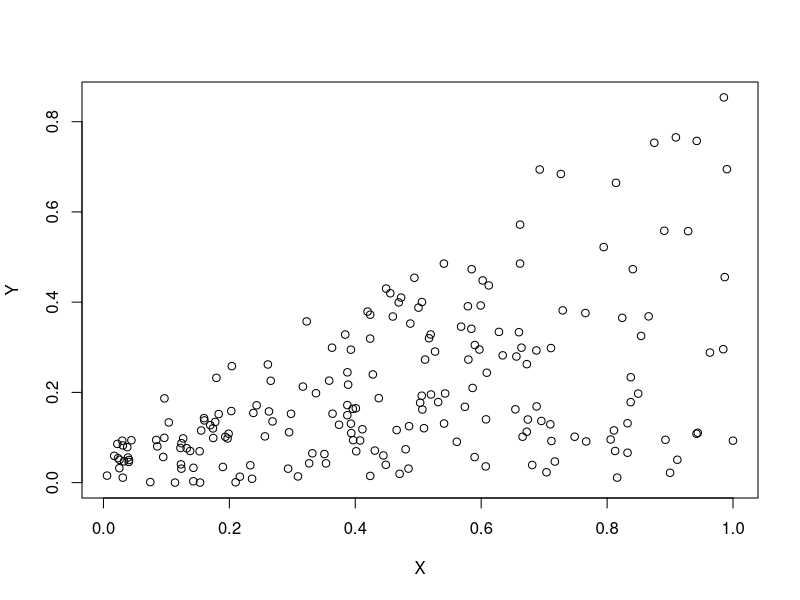
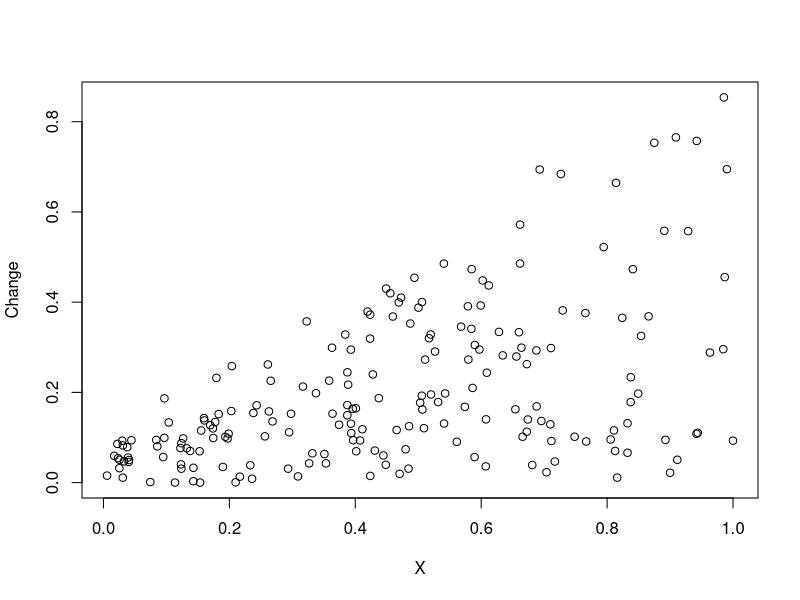
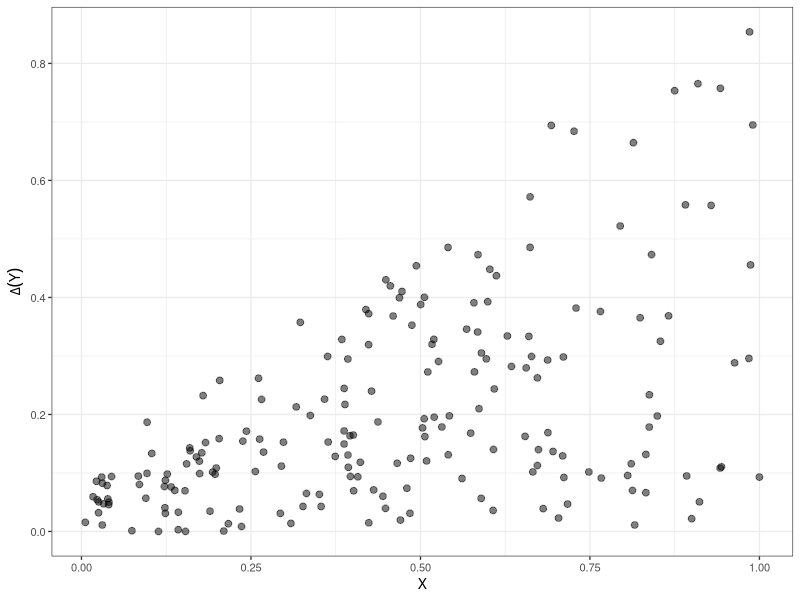
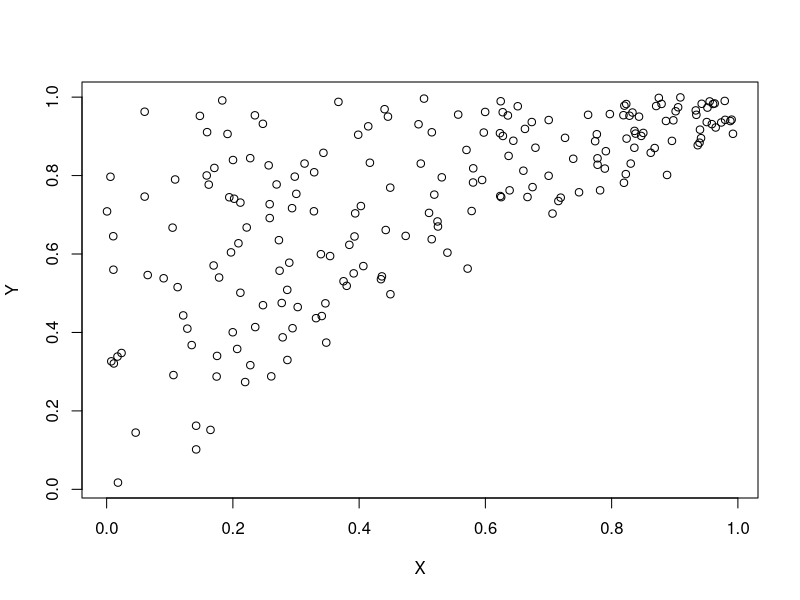
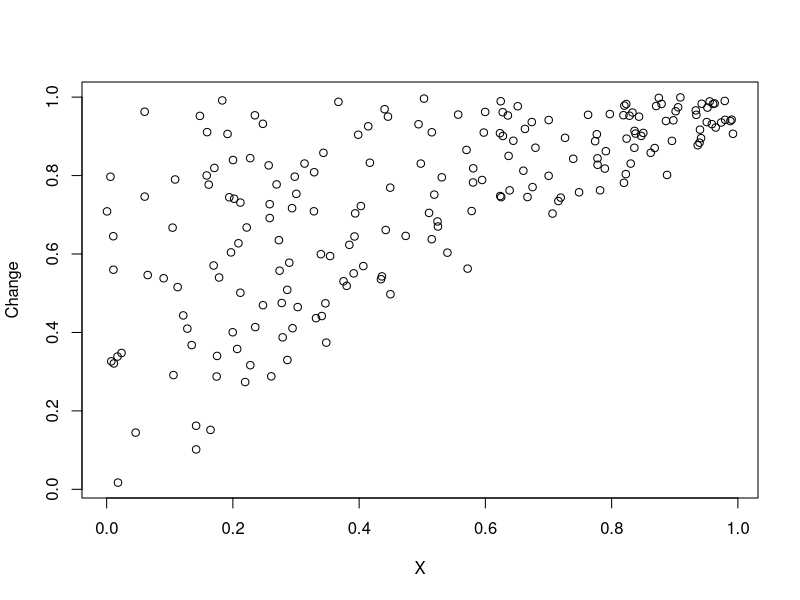
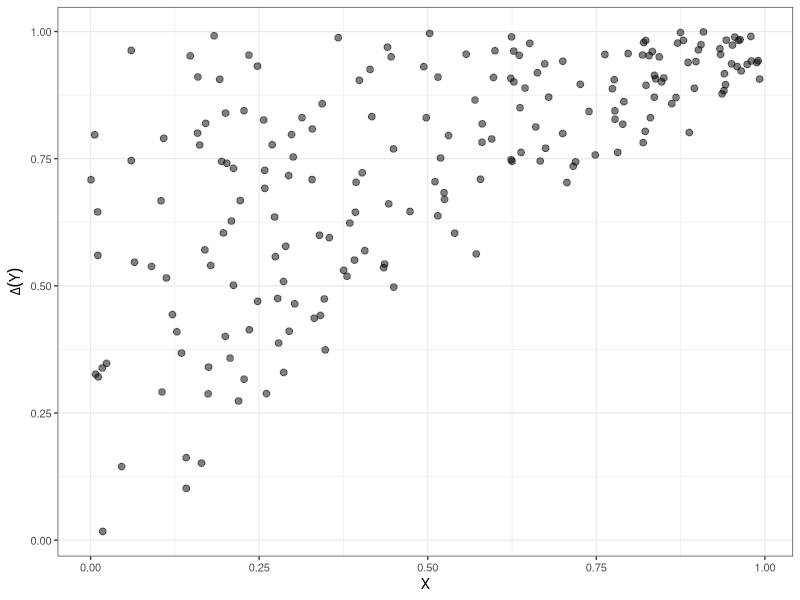
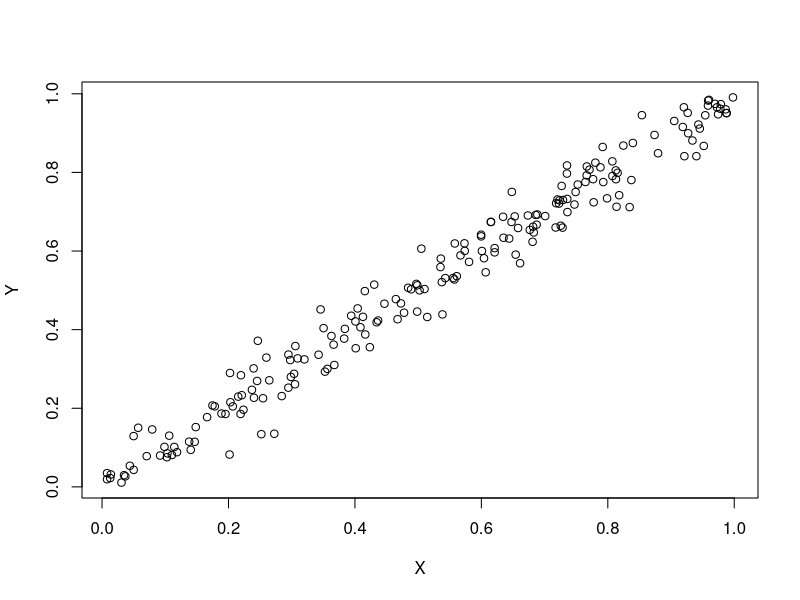
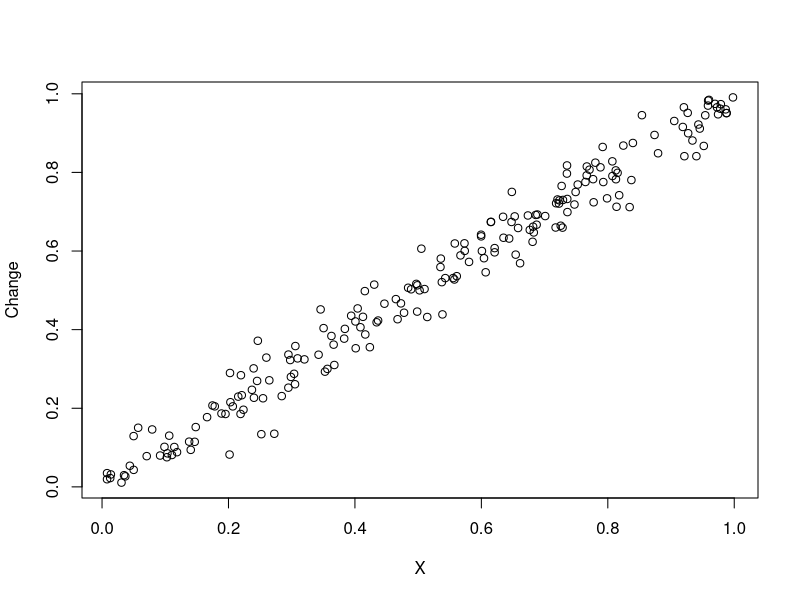

Write R code to recreate these figures, in order.
library(ggplot2)
library(viridis)
library(ggpubr)

theme_set(theme_bw(base_size = 10,
                   base_family = "sans"))



rnormt <- function(n, range, mu, s) {
  
  # range is a vector of two values
  
  F.a <- pnorm(min(range), mean = mu, sd = s)
  F.b <- pnorm(max(range), mean = mu, sd = s)
  
  u <- runif(n, min = F.a, max = F.b)
  
  qnorm(u, mean = mu, sd = s)
  
}

## Necessary condition


n <- 200

pre <- rep(0, n)

pre

X <- runif(n, 0, 1)

# Y <- pre + 1*X * rbinom(n, 1, 0.5)
# Change <- Y - pre

Y <- pre + runif(n, 0, X)

noise <- sapply(Y, function(y) rnormt(1, c(-y,1-y), 0, 0.05))
Y <- Y + noise

plot(X, Y)

Change <- Y - pre
plot(X, Change)

mydata_a <- data.frame(pre = pre, X = X, post = Y, delta = Change)
p_a <- mydata_a |> 
  ggplot(aes(x = X, y = delta)) + 
  geom_point(size=2, alpha=0.5) +
  # geom_smooth(method = "lm", se = FALSE) +
  # geom_density_2d(alpha = 0.5) +
  # geom_boxplot(aes(group= cut_width(X,0.2)), outlier.shape=NA, varwidth=TRUE,fill="grey", alpha=0.5) +
  labs(x = "X", y = expression(Delta(Y))) +
  scale_color_viridis(discrete = TRUE, begin=0.1, end=0.7, option="inferno") +
  scale_fill_viridis(discrete = TRUE, begin=0.1, end=0.7, option="inferno") +
  guides(shape = guide_legend(override.aes = list(alpha= 1)))

p_a



## Sufficient condition

n <- 200

pre <- 0

pre

X <- runif(n, 0, 1)

Y <- runif(n, X, 1)
noise <- sapply(Y, function(y) rnormt(1, c(-y,1-y), 0, 0.05))
Y <- Y + noise

plot(X,Y)
  # rbinom(n, 1, 0.5)
Change <- Y - pre

plot(X, Change)

mydata_b <- data.frame(pre = pre, X = X, post = Y, delta = Change)
p_b <- mydata_b |> 
  ggplot(aes(x = X, y = delta)) + 
  geom_point(size=2, alpha=0.5) +
  # geom_smooth(method = "lm", se = FALSE) +
  # geom_density_2d(alpha = 0.5) +
  # geom_boxplot(aes(group= cut_width(X,0.2)), outlier.shape=NA, varwidth=TRUE,fill="grey", alpha=0.5) +
  labs(x = "X", y = expression(Delta(Y))) +
  scale_color_viridis(discrete = TRUE, begin=0.1, end=0.7, option="inferno") +
  scale_fill_viridis(discrete = TRUE, begin=0.1, end=0.7, option="inferno") +
  guides(shape = guide_legend(override.aes = list(alpha= 1)))

p_b


## necessary & sufficient

n <- 200

pre <- 0

pre

X <- runif(n, 0, 1)

Y <- X
noise <- sapply(Y, function(y) rnormt(1, c(-y,1-y), 0, 0.05))
Y <- Y + noise

plot(X,Y)
# rbinom(n, 1, 0.5)
Change <- Y - pre

plot(X, Change)

mydata_c <- data.frame(pre = pre, X = X, post = Y, delta = Change)
p_c <- ggplot(data = mydata_c, aes(x = X, y = delta)) + 
  geom_point(size=2, alpha=0.5) +
  # geom_smooth(method = "lm", se = FALSE) +
  # geom_density_2d(alpha = 0.5) +
  # geom_boxplot(aes(group= cut_width(X,0.2)), outlier.shape=NA, varwidth=TRUE,fill="grey", alpha=0.5) +
  labs(x = "X", y = expression(Delta(Y))) +
  scale_color_viridis(discrete = TRUE, begin=0.1, end=0.7, option="inferno") +
  scale_fill_viridis(discrete = TRUE, begin=0.1, end=0.7, option="inferno") +
  guides(shape = guide_legend(override.aes = list(alpha= 1)))

p_c


## neither

n <- 200

pre <- 0

pre

X <- runif(n, 0, 1)
Z <- runif(n, 0, 1)

Y <- Z
noise <- sapply(Y, function(y) rnormt(1, c(-y,1-y), 0, 0.05))
Y <- Y + noise

plot(X,Y)
# rbinom(n, 1, 0.5)
Change <- Y - pre

plot(X, Change)

mydata_d <- data.frame(pre = pre, X = X, post = Y, delta = Change)
p_d <- mydata_d |>
  ggplot(aes(x = X, y = delta)) +
  geom_point(size=2, alpha=0.5) +
  # geom_smooth(method = "lm", se = FALSE) +
  # geom_density_2d(alpha = 0.5) +
  # geom_boxplot(aes(group= cut_width(X,0.2)), outlier.shape=NA, varwidth=TRUE,fill="grey", alpha=0.5) +
  labs(x = "X", y = expression(Delta(Y))) +
  scale_color_viridis(discrete = TRUE, begin=0.1, end=0.7, option="inferno") +
  scale_fill_viridis(discrete = TRUE, begin=0.1, end=0.7, option="inferno") +
  guides(shape = guide_legend(override.aes = list(alpha= 1)))

p_d


p_necessary <- ggarrange(p_a, p_c, p_b, p_d, ncol = 2, nrow=2, labels = c("(a)", "(c)", "(b)", "(d)"), 
                         vjust = 1.5, 
                         font.label = list(size = 8, color = "black", face = "bold", family = "sans"))

p_necessary

ggsave(file="plots/Plot_Necessary-Sufficient-Data.tiff", p_necessary, 
       device = tiff, width = 114.3, height = 88.9, units = "mm", limitsize = FALSE, dpi = 600)

ggsave(file="plots/Plot_Necessary-Sufficient-Data.jpeg", p_necessary, 
       device = jpeg, width = 114.3, height = 88.9, units = "mm", limitsize = FALSE, dpi = 600)
